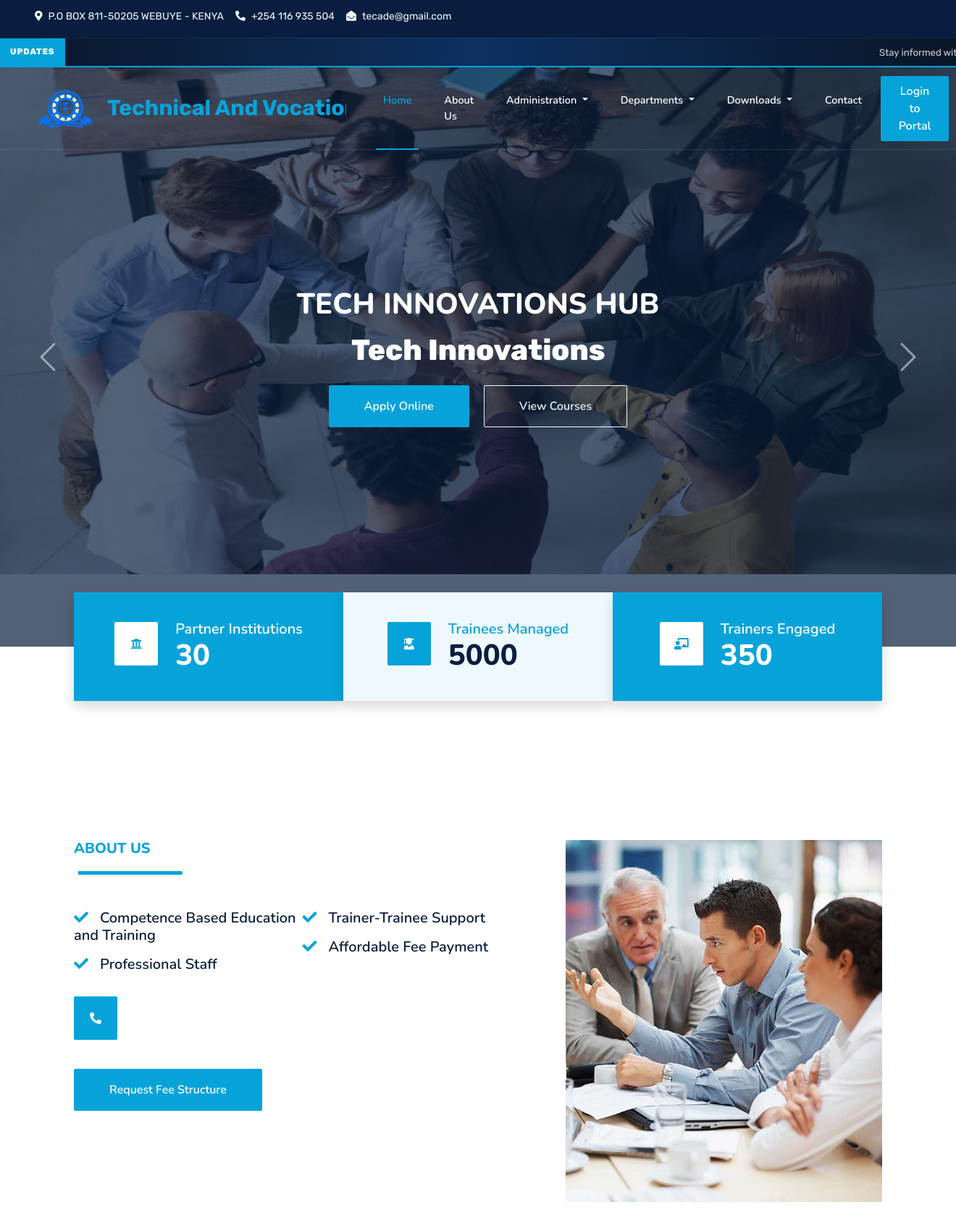
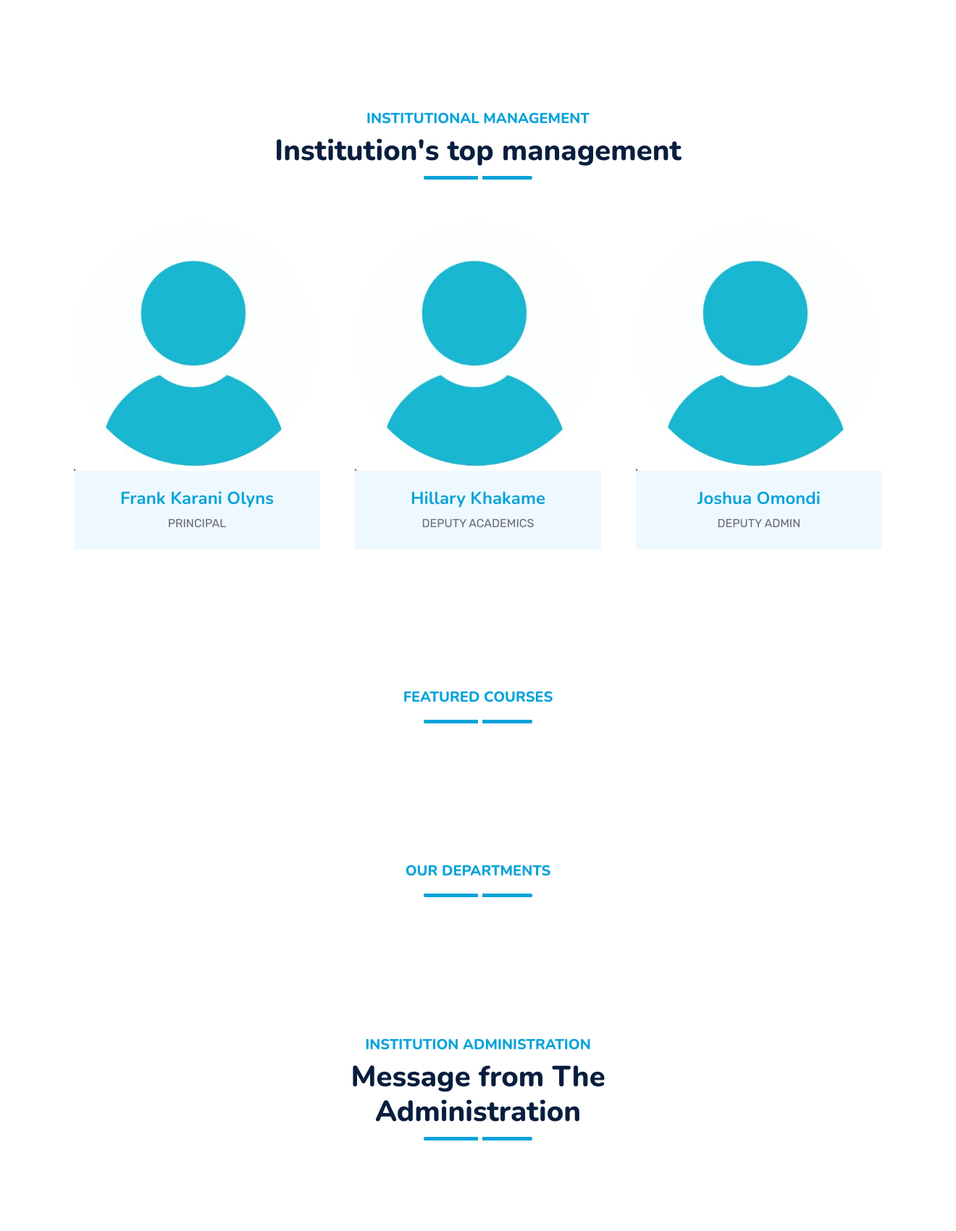
The page / (upper part) on the database its author committed (2 pictures, top to bottom).
### home/models.py (models this page shows, shortened)
class MainPage(models.Model):
    site_title = models.CharField(
        max_length=200,
    )
    favicon = models.ImageField(
        upload_to='site/',
        blank=True,
        null=True
    )
    topbar_location = models.CharField(max_length=255, blank=True)
    topbar_phone = models.CharField(max_length=50, blank=True)
    topbar_email = models.EmailField(blank=True)
    topbar_twitter = models.URLField(blank=True)
    topbar_facebook = models.URLField(blank=True)
    topbar_linkedin = models.URLField(blank=True)
    topbar_instagram = models.URLField(blank=True)
    topbar_youtube = models.URLField(blank=True)
    nav_logo = models.ImageField(
        upload_to='site/',
        blank=True,
        null=True
    )
    institution_name = models.CharField(
        max_length=255,
        help_text="Full institution name shown in navbar"
    )
    footer_location = models.CharField(max_length=255, blank=True)
    footer_phone = models.CharField(max_length=50, blank=True)
    footer_email = models.EmailField(blank=True)
    footer_twitter = models.URLField(blank=True)
    footer_facebook = models.URLField(blank=True)
    footer_linkedin = models.URLField(blank=True)
    footer_instagram = models.URLField(blank=True)
    footer_youtube = models.URLField(blank=True)
    footer_about_title = models.CharField(max_length=200)
    footer_about_desc = models.TextField()
    footer_about_logo = models.ImageField(
        upload_to='site/',
        blank=True,
        null=True
    )

class CarouselSlide(models.Model):
    admin_index = models.ForeignKey(AdminIndex, on_delete=models.CASCADE, related_name='slides')
    image = models.ImageField(upload_to='carousel/')
    heading = models.CharField(max_length=255)
    subheading = models.CharField(max_length=255)
    order = models.PositiveIntegerField(default=0, help_text="Controls the order of slides")

class AdminInstitutionalManagement(models.Model):
    name = models.CharField(max_length=100)
    title = models.CharField(max_length=100)
    image = models.ImageField(upload_to='team/')
    twitter = models.URLField(blank=True, null=True)
    facebook = models.URLField(blank=True, null=True)
    linkedin = models.URLField(blank=True, null=True)

### home/views.py (the view)
# urls.py: 2. Add a URL to urlpatterns:  path('', views.home, name='home')
def home(request):
    admin_data = AdminIndex.objects.first()
    slides = CarouselSlide.objects.filter(admin_index=admin_data).order_by('order')
    team_members = AdminInstitutionalManagement.objects.all()
    fact_items = []
    if admin_data:
        fact_items = [
            {
                'title': 'Partner Institutions',
                'count': admin_data.num_institutions,
                'icon_class': 'fa fa-university',
                'bg_color': 'bg-primary'
            },
            {
                'title': 'Trainees Managed',
                'count': admin_data.num_trainees,
                'icon_class': 'fa fa-user-graduate',
                'bg_color': 'bg-light'
            },
            {
                'title': 'Trainers Engaged',
                'count': admin_data.num_trainers,
                'icon_class': 'fa fa-chalkboard-teacher',
                'bg_color': 'bg-primary'
            }
        ]
    return render(request, 'clientside/index.html', {
        'slides': slides,
        'fact_items': fact_items
        ,'team_members': team_members
    })

### templates/clientside/index.html (shortened to what this page needs)
{% extends 'clientside/base.html' %}
{% load static %}
{% block extra_styles %}
<link href="https://cdnjs.cloudflare.com/ajax/libs/font-awesome/5.10.0/css/all.min.css" rel="stylesheet">
<link href="https://cdn.jsdelivr.net/npm/bootstrap-icons@1.4.1/font/bootstrap-icons.css" rel="stylesheet">
<link href="{% static 'lib/owlcarousel/assets/owl.carousel.min.css' %}" rel="stylesheet">
<link href="{% static 'lib/animate/animate.min.css' %}" rel="stylesheet">
<link href="{% static 'css/bootstrap.min.css' %}" rel="stylesheet">
<link href="{% static 'css/style.css' %}" rel="stylesheet">
{% endblock %}
{% block content %}
<div id="header-carousel" class="carousel slide carousel-fade" data-bs-ride="carousel">
    <div class="carousel-inner">
        {% for slide in slides %}
        <div class="carousel-item {% if forloop.first %}active{% endif %}">
            <img class="w-100" style="height: 700px;" src="{{ slide.image.url }}" alt="Slide Image">
            <div class="carousel-caption d-flex flex-column align-items-center justify-content-center">
                <div class="p-3" style="max-width: 900px;">
                    <h1 class="text-white text-uppercase mb-3 animated slideInDown">{{ slide.subheading }}</h1>
                    <p class="display-6 text-white mb-md-4 animated zoomIn">{{ slide.heading }}</p>
                    <a href="/apply_departments/"
                        class="btn btn-primary py-md-3 px-md-5 me-3 animated slideInLeft">Apply Online</a>
                    <a href="#" class="btn btn-outline-light py-md-3 px-md-5 animated slideInRight">View Courses</a>
                </div>
            </div>
        </div>
        {% endfor %}
    </div>
    <button class="carousel-control-prev" type="button" data-bs-target="#header-carousel" data-bs-slide="prev">
        <span class="carousel-control-prev-icon" aria-hidden="true"></span>
    </button>
    <button class="carousel-control-next" type="button" data-bs-target="#header-carousel" data-bs-slide="next">
        <span class="carousel-control-next-icon" aria-hidden="true"></span>
    </button>
</div>
<div class="container-fluid facts py-5 pt-lg-0">
    <div class="container py-5 pt-lg-0">
        <div class="row gx-0">
            {% for fact in fact_items %}
            <div class="col-lg-4 wow zoomIn" data-wow-delay="{{ forloop.counter0|add:" 0.2"|floatformat:1 }}s">
                <div class="{{ fact.bg_color }} shadow d-flex align-items-center justify-content-center p-4"
                    style="height: 150px;">
                    <div class="{% if fact.bg_color == 'bg-light' %}bg-primary{% else %}bg-white{% endif %} d-flex align-items-center justify-content-center rounded mb-2"
                        style="width: 60px; height: 60px;">
                        <i
                            class="{{ fact.icon_class }} {% if fact.bg_color == 'bg-light' %}text-white{% else %}text-primary{% endif %}"></i>
                    </div>
                    <div class="ps-4">
                        <h5
                            class="{% if fact.bg_color == 'bg-light' %}text-primary{% else %}text-white{% endif %} mb-0">
                            {{ fact.title }}</h5>
                        <h1 class="{% if fact.bg_color == 'bg-light' %}{% else %}text-white{% endif %} mb-0"
                            data-toggle="counter-up">{{ fact.count }}</h1>
                    </div>
                </div>
            </div>
            {% endfor %}
        </div>
    </div>
</div>
<div class="container-fluid py-5 wow fadeInUp" data-wow-delay="0.1s">
    <div class="container py-5">
        <div class="row g-5">
            <div class="col-lg-7">
                <div class="section-title position-relative pb-3 mb-5">
                    <h5 class="fw-bold text-primary text-uppercase">About Us</h5>
                </div>
                <div class="row g-0 mb-3">
                    <div class="col-sm-6 wow zoomIn" data-wow-delay="0.2s">
                        <h5 class="mb-3">
                            <i class="fa fa-check text-primary me-3"></i>Competence Based Education and Training
                        </h5>
                        <h5 class="mb-3">
                            <i class="fa fa-check text-primary me-3"></i>Professional Staff
                        </h5>
                    </div>
                    <div class="col-sm-6 wow zoomIn" data-wow-delay="0.4s">
                        <h5 class="mb-3">
                            <i class="fa fa-check text-primary me-3"></i>Trainer-Trainee Support
                        </h5>
                        <h5 class="mb-3">
                            <i class="fa fa-check text-primary me-3"></i>Affordable Fee Payment
                        </h5>
                    </div>
                </div>
                <div class="d-flex align-items-center mb-4 wow fadeIn" data-wow-delay="0.6s">
                    <div class="bg-primary d-flex align-items-center justify-content-center rounded"
                        style="width: 60px; height: 60px">
                        <i class="fa fa-phone-alt text-white"></i>
                    </div>
                    <div class="ps-4">
                    </div>
                </div>
                <a href="quote.html" class="btn btn-primary py-3 px-5 mt-3 wow zoomIn" data-wow-delay="0.9s">
                    Request Fee Structure
                </a>
            </div>
            <div class="col-lg-5" style="min-height: 500px">
                <div class="position-relative h-100">
                    {% if about_data.image %}
                    <img class="position-absolute w-100 h-100 rounded wow zoomIn" data-wow-delay="0.9s"
                        src="{{ about_data.image.url }}" style="object-fit: cover" />
                    {% else %}
                    <img class="position-absolute w-100 h-100 rounded wow zoomIn" data-wow-delay="0.9s"
                        src="{% static 'img/about.jpg' %}" style="object-fit: cover" />
                    {% endif %}
                </div>
            </div>
        </div>
    </div>
</div>
<div class="container-fluid py-5 wow fadeInUp" data-wow-delay="0.1s">
    <div class="container py-5">
        <div class="section-title text-center position-relative pb-3 mb-5 mx-auto" style="max-width: 600px;">
            <h5 class="fw-bold text-primary text-uppercase">Institutional Management</h5>
            <h1 class="mb-0">Institution's top management</h1>
        </div>
        <div class="row g-5">
            {% for member in team_members %}
            <div class="col-lg-4 wow slideInUp" data-wow-delay="0.{{ forloop.counter }}s">
                <div class="team-item bg-light rounded overflow-hidden">
                    <div class="team-img position-relative overflow-hidden">
                        <img class="img-fluid w-100" src="{{ member.image.url }}" alt="{{ member.name }}">
                        <div class="team-social">
                        </div>
                    </div>
                    <div class="text-center py-4">
                        <h4 class="text-primary">{{ member.name }}</h4>
                        <p class="text-uppercase m-0">{{ member.title }}</p>
                    </div>
                </div>
            </div>
            {% endfor %}
        </div>
    </div>
</div>
<div class="container-fluid py-5 wow fadeInUp" data-wow-delay="0.1s">
    <div class="container py-5">
        <div class="section-title text-center position-relative pb-3 mb-5 mx-auto" style="max-width: 600px;">
            <h5 class="fw-bold text-primary text-uppercase">Featured Courses</h5>
        </div>
    </div>
</div>
<div class="container-fluid py-5 wow fadeInUp" data-wow-delay="0.1s">
    <div class="container py-5">
        <div class="section-title text-center position-relative pb-3 mb-5 mx-auto" style="max-width: 600px;">
            <h5 class="fw-bold text-primary text-uppercase">Our Departments</h5>
        </div>
    </div>
</div>
<div class="container-fluid py-5 wow fadeInUp" data-wow-delay="0.1s">
    <div class="container py-5">
        <div class="section-title text-center position-relative pb-3 mb-4 mx-auto" style="max-width: 600px;">
            <h5 class="fw-bold text-primary text-uppercase">Institution Administration</h5>
            <h1 class="mb-0">Message from The Administration</h1>
        </div>
    </div>
</div>
<div class="container-fluid py-5 wow fadeInUp" data-wow-delay="0.1s">
</div>
{% endblock content %}

### templates/clientside/base.html (shortened to what this page needs)
<!DOCTYPE html>
<html lang="en">
{% load static %}
<head>
    {% block extra_styles %}{% endblock %}
</head>
<body>
    <div class="container-fluid bg-dark px-5 d-none d-lg-block">
        <div class="row gx-0">
            <div class="col-lg-8 text-center text-lg-start mb-2 mb-lg-0">
                <div class="d-inline-flex align-items-center" style="height: 45px;">
                    {% if site %}
                    <small class="me-3 text-light">
                        <i class="fa fa-map-marker-alt me-2"></i>{{ site.topbar_location }}
                    </small>
                    <small class="me-3 text-light">
                        <i class="fa fa-phone-alt me-2"></i>{{ site.topbar_phone }}
                    </small>
                    <small class="text-light">
                        <i class="fa fa-envelope-open me-2"></i>{{ site.topbar_email }}
                    </small>
                    {% endif %}
                </div>
            </div>
            <div class="col-lg-4 text-center text-lg-end">
            </div>
        </div>
    </div>
    <div class="marquee-banner">
        <span class="marquee-label">Updates</span>
        <div class="marquee-track">
            <span class="marquee-scroll">
                Stay informed with the latest news and announcements from Tecade
            </span>
        </div>
    </div>
    <div class="container-fluid position-relative p-0">
        <nav class="navbar navbar-expand-lg navbar-dark px-5 py-3 py-lg-0">
            <a href="/" class="navbar-brand d-flex align-items-center me-3 p-0">
                {% if site and site.nav_logo %}
                <img src="{{ site.nav_logo.url }}" alt="Logo" class="brand-logo">
                {% endif %}
                <div class="brand-marquee ms-2 navbar-nav ms-auto nav-link">
                    <span style="font-size: 30px;">
                        {% if site %}{{ site.institution_name }}{% endif %}
                    </span>
                </div>
            </a>
            <div class="collapse navbar-collapse" id="navbarCollapse">
                <div class="navbar-nav ms-auto py-0">
                    <a href="/" class="nav-item nav-link {% if request.path == '/' %}active{% endif %}">Home</a>
                    <a href="/about" class="nav-item nav-link {% if request.path == '/about/' %}active{% endif %}">About
                        Us</a>
                    <div class="nav-item dropdown">
                        <a href="#"
                            class="nav-link dropdown-toggle {% if '/institutional' in request.path or '/bom' in request.path %}active{% endif %}"
                            data-bs-toggle="dropdown">
                            Administration
                        </a>
                    </div>
                    <div class="nav-item dropdown">
                        <a href="#"
                            class="nav-link dropdown-toggle {% if '/academic_departments' in request.path or '/non_academic' in request.path %}active{% endif %}"
                            data-bs-toggle="dropdown">
                            Departments
                        </a>
                    </div>
                    <div class="nav-item dropdown">
                        <a href="#" class="nav-link dropdown-toggle
                            {% if '/downloads' in request.path or '/jobs' in request.path %}active{% endif %}"
                            data-bs-toggle="dropdown">
                            Downloads
                        </a>
                    </div>
                    <a href="/contact"
                        class="nav-item nav-link {% if request.path == '/contact/' %}active{% endif %}">Contact</a>
                </div>
                <a href="{% url 'login' %}" class="btn btn-primary py-2 px-4 ms-3">Login to Portal</a>
            </div>
        </nav>
        {% block content %}{% endblock content %}
</body>
</html>

### rows shown on the page
MainPage: topbar_location "P.O BOX 811-50205 WEBUYE - KENYA", topbar_phone "+254 116 935 504", topbar_email "tecade@gmail.com", nav_logo (picture), institution_name "Technical And…"
CarouselSlide: image (picture), subheading "TECH INNOVATIONS HUB", heading "Tech Innovations"
AdminInstitutionalManagement: image (placeholder picture), name "Frank Karani Olyns", title "PRINCIPAL"
AdminInstitutionalManagement: image (placeholder picture), name "Hillary Khakame", title "DEPUTY ACADEMICS"
AdminInstitutionalManagement: image (placeholder picture), name "Joshua Omondi", title "DEPUTY ADMIN"

### other values the page prints
{{ fact.title }} "Partner Institutions" "Trainees Managed" "Trainers Engaged"
{{ fact.count }} "30" "5000" "350"
